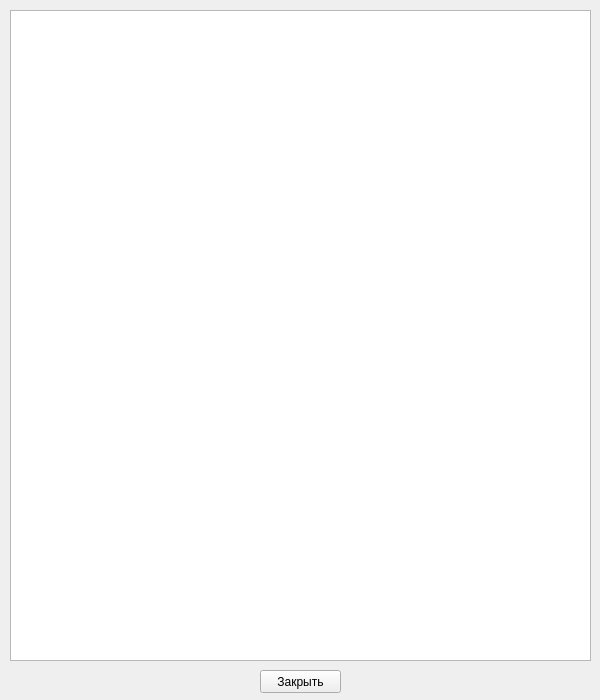
<?xml version="1.0" encoding="UTF-8"?>
<ui version="4.0">
 <class>StatWindowDlg</class>
 <widget class="QDialog" name="StatWindowDlg">
  <property name="windowModality">
   <enum>Qt::WindowModal</enum>
  </property>
  <property name="geometry">
   <rect>
    <x>0</x>
    <y>0</y>
    <width>600</width>
    <height>700</height>
   </rect>
  </property>
  <property name="sizePolicy">
   <sizepolicy hsizetype="Fixed" vsizetype="Fixed">
    <horstretch>0</horstretch>
    <verstretch>0</verstretch>
   </sizepolicy>
  </property>
  <property name="minimumSize">
   <size>
    <width>600</width>
    <height>700</height>
   </size>
  </property>
  <property name="maximumSize">
   <size>
    <width>600</width>
    <height>700</height>
   </size>
  </property>
  <property name="windowTitle">
   <string>Статистика клиентов</string>
  </property>
  <widget class="QPushButton" name="close_button">
   <property name="geometry">
    <rect>
     <x>260</x>
     <y>670</y>
     <width>81</width>
     <height>23</height>
    </rect>
   </property>
   <property name="text">
    <string>Закрыть</string>
   </property>
   <property name="autoDefault">
    <bool>false</bool>
   </property>
   <property name="default">
    <bool>false</bool>
   </property>
   <property name="flat">
    <bool>false</bool>
   </property>
  </widget>
  <widget class="QTableView" name="stat_table">
   <property name="geometry">
    <rect>
     <x>10</x>
     <y>10</y>
     <width>581</width>
     <height>651</height>
    </rect>
   </property>
  </widget>
 </widget>
 <resources/>
 <connections/>
 <designerdata>
  <property name="gridDeltaX">
   <number>10</number>
  </property>
  <property name="gridDeltaY">
   <number>10</number>
  </property>
  <property name="gridSnapX">
   <bool>true</bool>
  </property>
  <property name="gridSnapY">
   <bool>true</bool>
  </property>
  <property name="gridVisible">
   <bool>true</bool>
  </property>
 </designerdata>
</ui>
